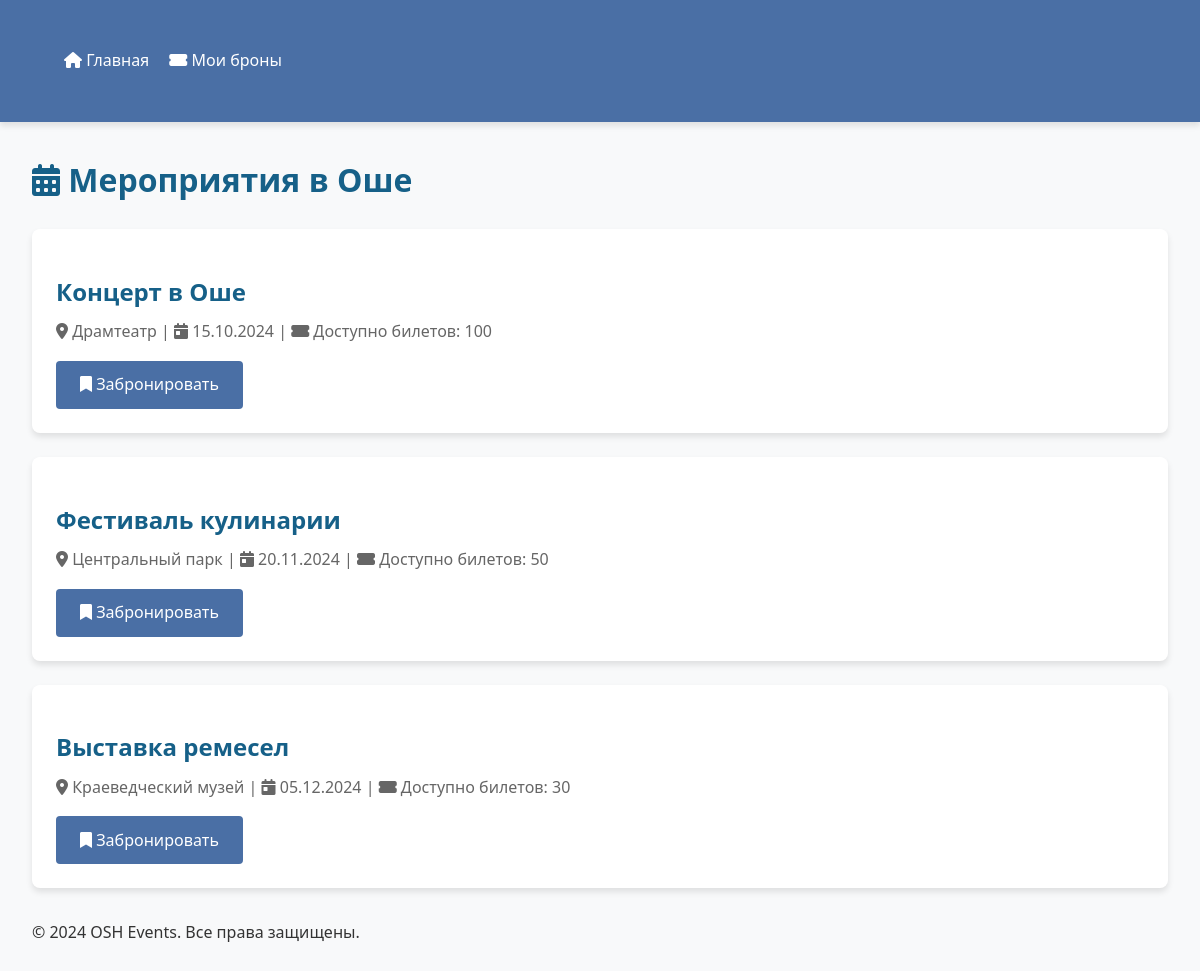
The page / on the database its author committed.
### app/models.py (models this page shows)
class Event(db.Model):
    id = db.Column(db.Integer, primary_key=True)
    title = db.Column(db.String(100), nullable=False)
    date = db.Column(db.DateTime, nullable=False, default=datetime.utcnow)
    location = db.Column(db.String(100), nullable=False)
    tickets_available = db.Column(db.Integer, default=100)
    bookings = db.relationship('Booking', backref='event', lazy=True)  # Добавьте эту строку

### app/routes.py (the view)
@bp.route('/')
def index():
    events = Event.query.all()
    return render_template('index.html', events=events)

### app/templates/index.html (shortened to what this page needs)
{% extends "base.html" %}
{% block content %}
  <h1><i class="fas fa-calendar-alt"></i> Мероприятия в Оше</h1>
  <div class="events-list">
    {% for event in events %}
    <div class="event-card">
      <h2 class="event-title">{{ event.title }}</h2>
      <div class="event-meta">
        <span><i class="fas fa-map-marker-alt"></i> {{ event.location }}</span> |
        <span><i class="fas fa-calendar-day"></i> {{ event.date.strftime('%d.%m.%Y') }}</span> |
        <span><i class="fas fa-ticket-alt"></i> Доступно билетов: {{ event.tickets_available }}</span>
      </div>
      <a href="{{ url_for('main.book_event', event_id=event.id) }}" class="btn">
        <i class="fas fa-bookmark"></i> Забронировать
      </a>
    </div>
    {% else %}
    <p>На данный момент нет доступных мероприятий.</p>
    {% endfor %}
  </div>
{% endblock %}

### app/static/style.css (style rules this page uses)
:root { --primary-color: #4a6fa5; --secondary-color: #166088; --accent-color: #4fc3f7; --text-color: #333; --light-bg: #f8f9fa; --white: #ffffff; --shadow: 0 4px 6px rgba(0, 0, 0, 0.1); }
body { font-family: 'Segoe UI', Tahoma, Geneva, Verdana, sans-serif; line-height: 1.6; color: var(--text-color); background-color: var(--light-bg); margin: 0; padding: 0; }
h1, h2, h3 { color: var(--secondary-color); margin-bottom: 1.5rem; }
.event-card { background: var(--white); border-radius: 8px; padding: 1.5rem; margin-bottom: 1.5rem; box-shadow: var(--shadow); transition: transform 0.3s ease; }
.event-title { font-size: 1.5rem; margin-bottom: 0.5rem; }
.event-meta { color: #666; margin-bottom: 1rem; }
.btn { display: inline-block; background: var(--primary-color); color: white; padding: 0.7rem 1.5rem; border: none; border-radius: 4px; cursor: pointer; text-decoration: none; transition: background 0.3s ease; }
.event-card { animation: fadeIn 0.5s ease forwards; }
.event-card:nth-child(1) { animation-delay: 0.1s; }
.event-card:nth-child(2) { animation-delay: 0.2s; }
.event-card:nth-child(3) { animation-delay: 0.3s; }
.btn { transition: all 0.3s ease; }

### rows shown on the page
Event: title "Концерт в Оше", location "Драмтеатр", date "15.10.2024", tickets_available "100"
Event: title "Фестиваль кулинарии", location "Центральный парк", date "20.11.2024", tickets_available "50"
Event: title "Выставка ремесел", location "Краеведческий музей", date "05.12.2024", tickets_available "30"
